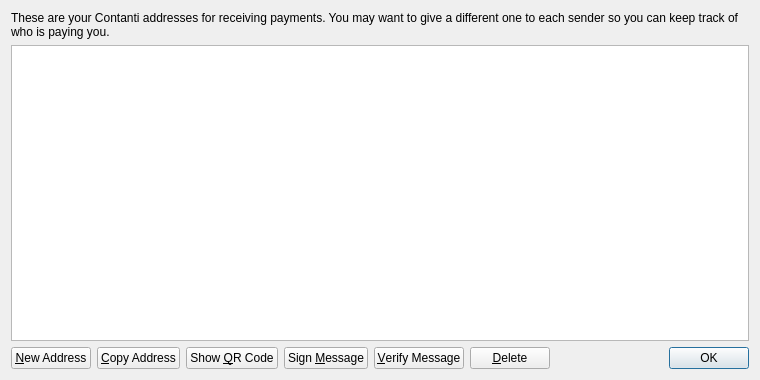
<?xml version="1.0" encoding="UTF-8"?>
<ui version="4.0">
 <class>AddressBookPage</class>
 <widget class="QWidget" name="AddressBookPage">
  <property name="geometry">
   <rect>
    <x>0</x>
    <y>0</y>
    <width>760</width>
    <height>380</height>
   </rect>
  </property>
  <property name="windowTitle">
   <string>Address Book</string>
  </property>
  <layout class="QVBoxLayout" name="verticalLayout">
   <item>
    <widget class="QLabel" name="labelExplanation">
     <property name="text">
      <string>These are your Contanti addresses for receiving payments. You may want to give a different one to each sender so you can keep track of who is paying you.</string>
     </property>
     <property name="textFormat">
      <enum>Qt::PlainText</enum>
     </property>
     <property name="wordWrap">
      <bool>true</bool>
     </property>
    </widget>
   </item>
   <item>
    <widget class="QTableView" name="tableView">
     <property name="contextMenuPolicy">
      <enum>Qt::CustomContextMenu</enum>
     </property>
     <property name="toolTip">
      <string>Double-click to edit address or label</string>
     </property>
     <property name="tabKeyNavigation">
      <bool>false</bool>
     </property>
     <property name="alternatingRowColors">
      <bool>true</bool>
     </property>
     <property name="selectionMode">
      <enum>QAbstractItemView::SingleSelection</enum>
     </property>
     <property name="selectionBehavior">
      <enum>QAbstractItemView::SelectRows</enum>
     </property>
     <property name="sortingEnabled">
      <bool>true</bool>
     </property>
     <attribute name="verticalHeaderVisible">
      <bool>false</bool>
     </attribute>
    </widget>
   </item>
   <item>
    <layout class="QHBoxLayout" name="horizontalLayout">
     <item>
      <widget class="QPushButton" name="newAddressButton">
       <property name="toolTip">
        <string>Create a new address</string>
       </property>
       <property name="text">
        <string>&amp;New Address</string>
       </property>
       <property name="icon">
        <iconset resource="../bitcoin.qrc">
         <normaloff>:/icons/add</normaloff>:/icons/add</iconset>
       </property>
      </widget>
     </item>
     <item>
      <widget class="QPushButton" name="copyToClipboard">
       <property name="toolTip">
        <string>Copy the currently selected address to the system clipboard</string>
       </property>
       <property name="text">
        <string>&amp;Copy Address</string>
       </property>
       <property name="icon">
        <iconset resource="../bitcoin.qrc">
         <normaloff>:/icons/editcopy</normaloff>:/icons/editcopy</iconset>
       </property>
      </widget>
     </item>
     <item>
      <widget class="QPushButton" name="showQRCode">
       <property name="text">
        <string>Show &amp;QR Code</string>
       </property>
       <property name="icon">
        <iconset resource="../bitcoin.qrc">
         <normaloff>:/icons/qrcode</normaloff>:/icons/qrcode</iconset>
       </property>
      </widget>
     </item>
     <item>
      <widget class="QPushButton" name="signMessage">
       <property name="toolTip">
        <string>Sign a message to prove you own a Contanti address</string>
       </property>
       <property name="text">
        <string>Sign &amp;Message</string>
       </property>
       <property name="icon">
        <iconset resource="../bitcoin.qrc">
         <normaloff>:/icons/edit</normaloff>:/icons/edit</iconset>
       </property>
      </widget>
     </item>
     <item>
      <widget class="QPushButton" name="verifyMessage">
       <property name="toolTip">
        <string>Verify a message to ensure it was signed with a specified Contanti address</string>
       </property>
       <property name="text">
        <string>&amp;Verify Message</string>
       </property>
       <property name="icon">
        <iconset resource="../bitcoin.qrc">
         <normaloff>:/icons/transaction_0</normaloff>:/icons/transaction_0</iconset>
       </property>
      </widget>
     </item>
     <item>
      <widget class="QPushButton" name="deleteButton">
       <property name="toolTip">
        <string>Delete the currently selected address from the list</string>
       </property>
       <property name="text">
        <string>&amp;Delete</string>
       </property>
       <property name="icon">
        <iconset resource="../bitcoin.qrc">
         <normaloff>:/icons/remove</normaloff>:/icons/remove</iconset>
       </property>
      </widget>
     </item>
     <item>
      <spacer name="horizontalSpacer">
       <property name="orientation">
        <enum>Qt::Horizontal</enum>
       </property>
       <property name="sizeHint" stdset="0">
        <size>
         <width>40</width>
         <height>20</height>
        </size>
       </property>
      </spacer>
     </item>
     <item>
      <widget class="QDialogButtonBox" name="buttonBox">
       <property name="sizePolicy">
        <sizepolicy hsizetype="Maximum" vsizetype="Fixed">
         <horstretch>0</horstretch>
         <verstretch>0</verstretch>
        </sizepolicy>
       </property>
       <property name="standardButtons">
        <set>QDialogButtonBox::Ok</set>
       </property>
      </widget>
     </item>
    </layout>
   </item>
  </layout>
 </widget>
 <resources>
  <include location="../bitcoin.qrc"/>
 </resources>
 <connections/>
</ui>
